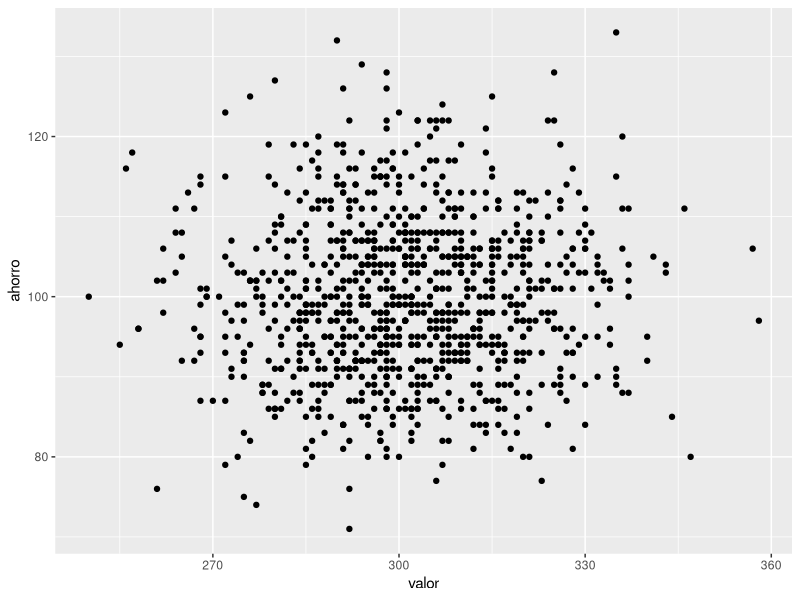
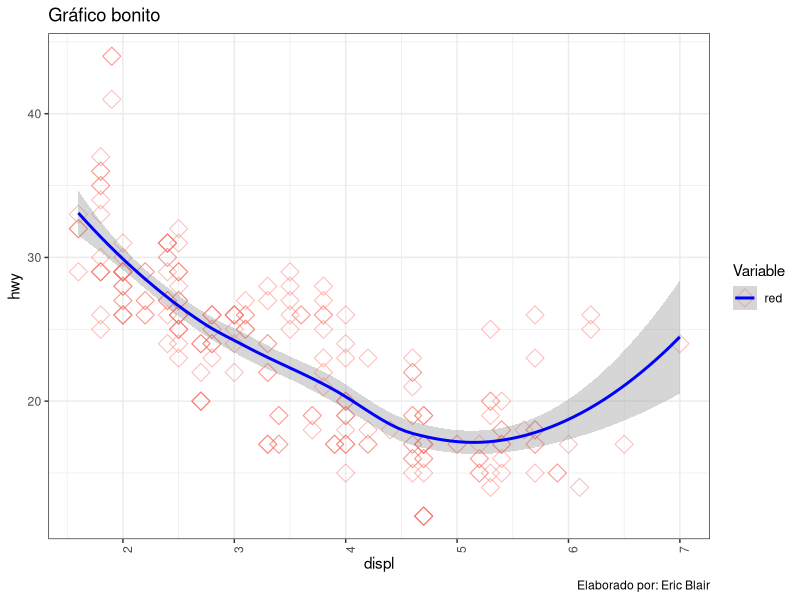
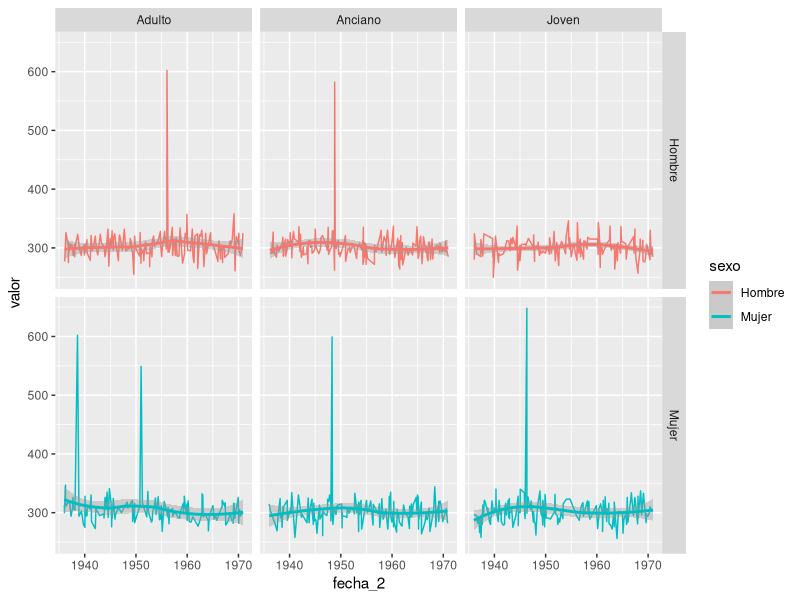

Here is the R script that generated these plots, in order:
## ---- chunk 1
library(tidyverse)
library(knitr)
library(lubridate)
## ---- chunk 2
set.seed(1984)

datos_sim <- tibble(
  id = sample(str_c("ID-",1:100),1000,replace = T),
  anio = sample(1936:1970,1000,replace = T),
  mes = sample(1:12,1000,replace = T),
  dia = sample(1:31,1000,replace = T),
  sexo = sample(c("Mujer","Hombre"),1000,replace = T),
  g_edad = sample(c("Joven","Adulto","Anciano"),1000,replace = T),
  valor = rpois(1000,300),
  ahorro = rpois(1000,100)
) 

## ---- chunk 3

tibble(Variables = names(datos_sim),
       `Descripción` = c("Identificador de la persona",
                         "Año de la compra",
                         "Mes de la compra",
                         "Día de la compra",
                         "Sexo del comprador",
                         "Grupo etario",
                         "Valor de la compra",
                         "Ahorro")) %>% 
  kable(.,"html")

## ---- chunk 4
ggplot(data = datos_sim) +
  geom_point(
    mapping = aes(x = valor, #<<
                  y = ahorro #<<
                  )          #<<
    )
## ---- chunk 5
plot <- mpg %>% 
  ggplot() + 
  geom_point(aes(x = displ, 
                 y = hwy,
                 color = "red"),
             size = 4,           #<<     
             shape = 5,          #<<
             alpha = 0.5,        #<<
             show.legend = T) +  #<<
  geom_smooth(
    aes(x = displ,               #<<
        y = hwy),                #<<
    color = "blue",              #<<
    show.legend = T) +
  labs(title  = "Gráfico bonito",
       caption = "Elaborado por: Eric Blair",
       color = "Variable") +
  theme_bw()+
  theme(axis.text.x = element_text(angle = 90))
## ---- chunk 6
plot
## ---- chunk 7

datos_sim <- datos_sim %>% 
  mutate(fecha_1 = str_c(anio,mes,dia),
         fecha_2 = str_c(anio,"-",mes,"-",dia ),
         fecha_3 = str_c(mes,"/",dia,"/",anio ),
         fecha_4 = str_c(dia,"/",mes,"/",anio ))
## ---- chunk 8
datos_sim %>% 
  select(id,matches("fecha")) %>% 
  head(5) %>% kable("html")
## ---- chunk 9
ymd(datos_sim$fecha_1) %>% head
## ---- chunk 10
ymd(datos_sim$fecha_2) %>% head
## ---- chunk 11

mdy(datos_sim$fecha_3) %>% head

## ---- chunk 12

dmy(datos_sim$fecha_3) %>% head

## ---- chunk 13

plot_2 <- datos_sim %>% 
  mutate(fecha_2 = ymd(fecha_2)) %>% 
  ggplot()+
  geom_line(aes(x = fecha_2,y=valor,color = sexo))+
  geom_smooth(aes(x = fecha_2,y=valor,color = sexo))+
  facet_grid(sexo~g_edad) # filas ~ columnas

## ---- chunk 14

plot_2 <- datos_sim %>%
  group_by(fecha_2,sexo,g_edad) %>% 
  summarise(valor = sum(valor) ) %>%
  ungroup %>% 
  mutate(fecha_2 = ymd(fecha_2)) %>% 
  ggplot()+
  geom_line(aes(x = fecha_2,
                y=valor,
                color = sexo))+
  geom_smooth(aes(x = fecha_2,
                  y=valor,
                  color = sexo))+
  facet_grid(sexo~g_edad) # filas ~ columnas

## ---- chunk 15
plot_2
